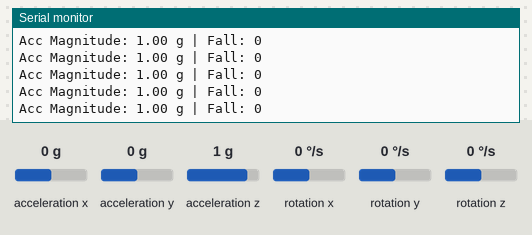
Bench run of a sketch on a simulated Arduino Uno, built with avr-gcc and run on an emulated ATmega328P. On the bench: the last lines printed to the serial monitor. The test bench sets the inputs (shaded band); at power-on: acceleration z 1 g, acceleration x 0 g, acceleration y 0 g, rotation x 0 °/s, rotation y 0 °/s, rotation z 0 °/s.

Above: at 1.2 s.
1.3 s: acceleration z set to 0 g
At 3.25 s:
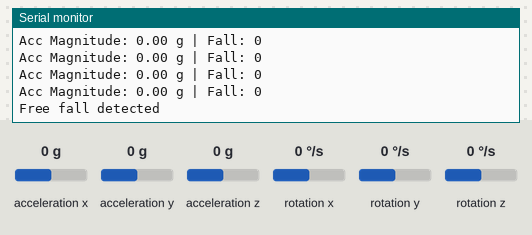
3.4 s: acceleration x set to -1.4 g
At 3.46 s:
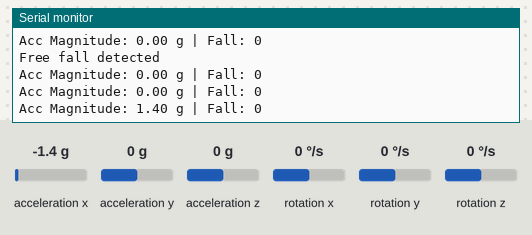
4.9 s: acceleration y set to -1.4 g
At 4.93 s:
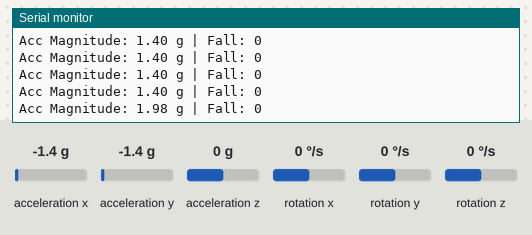
Timing chart, 0 to 7.9 s (numbered marks = the images above; inputs shaded):
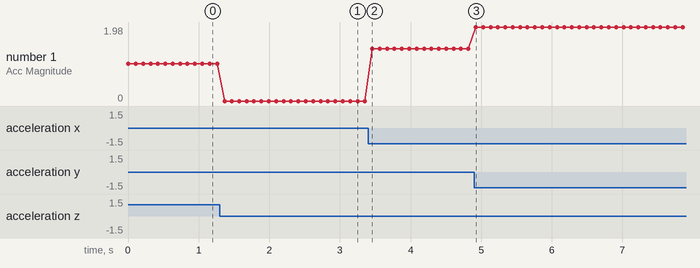

Measured:
- after the input at 1.3 s, the serial monitor: prints a new line after 0.07 s (image 1)
- after the input at 3.4 s, the serial monitor: prints a new line after 0.06 s (image 2)
- after the input at 4.9 s, the serial monitor: prints a new line at once (image 3)
- plotted number 1: 0 → 1.4 after the input at 3.4 s, 1.4 → 1.98 after the input at 4.9 s

The sketch:

mpu.ino
```cpp
#include <Wire.h>
#include <MPU6050.h>
#include <math.h>

MPU6050 mpu;

// Thresholds
#define FREE_FALL_THRESHOLD 0.3     // g
#define IMPACT_THRESHOLD    2.5     // g
#define FALL_TIME_WINDOW    500     // ms

bool fallDetected = false;
bool freeFallDetected = false;
unsigned long freeFallTime = 0;

void setup() {
  Serial.begin(115200);
  Wire.begin();

  Serial.println("Initializing MPU6050...");
  mpu.initialize();

  if (!mpu.testConnection()) {
    Serial.println("MPU6050 connection failed!");
    while (1);
  }

  Serial.println("MPU6050 connected successfully");
}

void loop() {
  int16_t ax, ay, az;
  int16_t gx, gy, gz;

  mpu.getMotion6(&ax, &ay, &az, &gx, &gy, &gz);

  // Convert raw values to g (±2g → 16384 LSB/g)
  float accX = ax / 16384.0;
  float accY = ay / 16384.0;
  float accZ = az / 16384.0;

  float accMagnitude = sqrt(
    accX * accX +
    accY * accY +
    accZ * accZ
  );

  // Stage 1: Free fall detection
  if (accMagnitude < FREE_FALL_THRESHOLD && !freeFallDetected) {
    freeFallDetected = true;
    freeFallTime = millis();
    Serial.println("Free fall detected");
  }

  // Stage 2: Impact detection
  if (freeFallDetected &&
      accMagnitude > IMPACT_THRESHOLD &&
      (millis() - freeFallTime) < FALL_TIME_WINDOW) {

    fallDetected = true;
    freeFallDetected = false;
    Serial.println("!!! FALL DETECTED !!!");
  }

  // Reset if time window exceeded
  if (freeFallDetected &&
      (millis() - freeFallTime) > FALL_TIME_WINDOW) {
    freeFallDetected = false;
  }


  // Print values
  Serial.print("Acc Magnitude: ");
  Serial.print(accMagnitude, 2);
  Serial.print(" g | Fall: ");
  Serial.println(fallDetected);

  // Reset fall flag after reporting
  if (fallDetected) {
    delay(2000);
    fallDetected = false;
  }

  delay(100);
}
```
